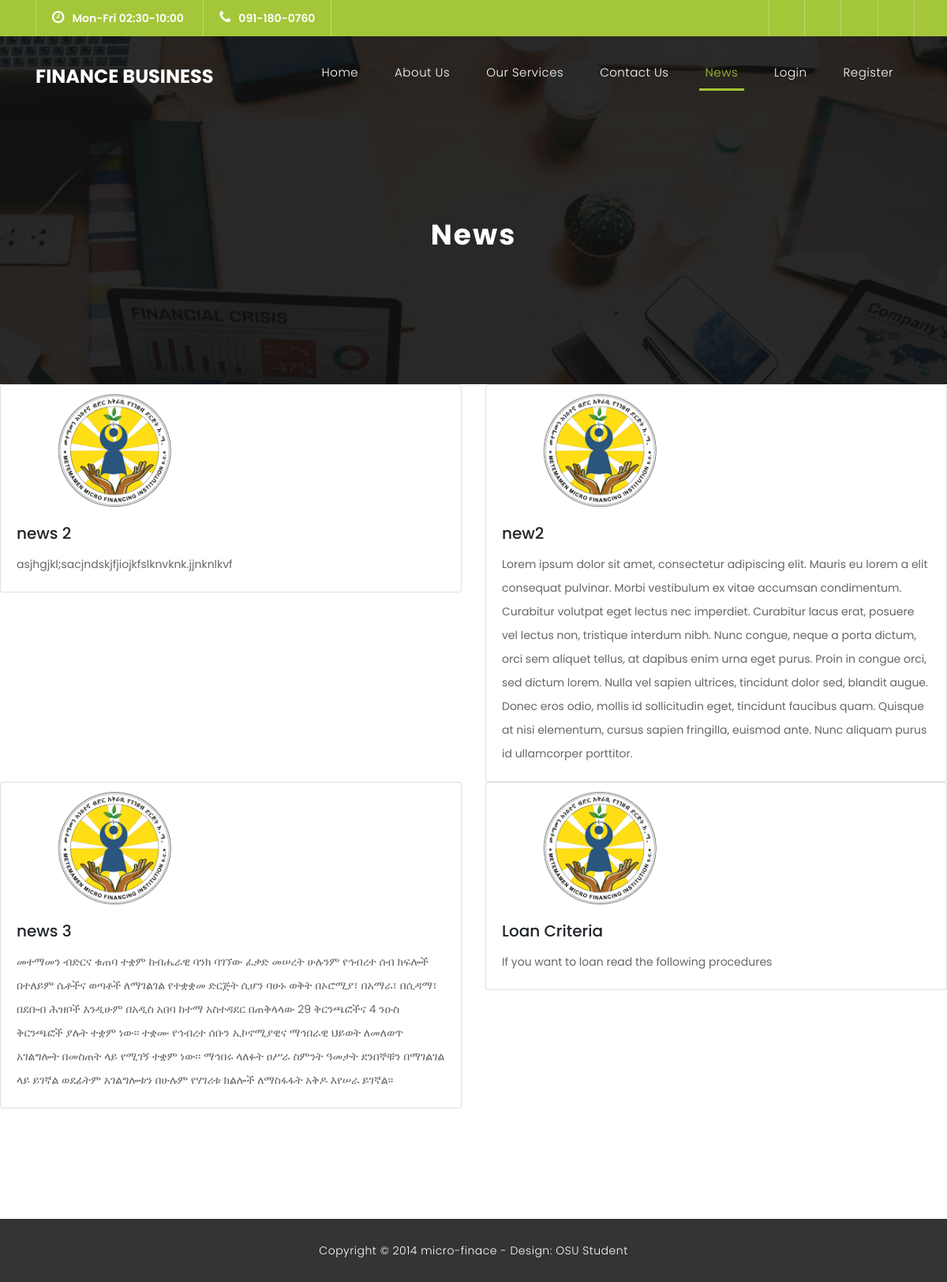
/bb/news.php, run on the app's committed database.
### tables this page shows
CREATE TABLE `news` (
  `id` int(11) NOT NULL,
  `man_id` int(11) NOT NULL,
  `title` text NOT NULL,
  `description` text NOT NULL,
  `image` varchar(100) DEFAULT NULL,
  `date` date NOT NULL DEFAULT current_timestamp()
);

### bb/news.php (the view, shortened to what this page needs)
<!DOCTYPE html>
<html lang="en">
<head>
    <link href="vendor/bootstrap/css/bootstrap.min.css" rel="stylesheet">
    <link rel="stylesheet" href="assets/css/fontawesome.css">
    <link rel="stylesheet" href="assets/css/templatemo-finance-business.css">
    <link rel="stylesheet" href="assets/css/owl.css">
</head>
<body>
    <div class="sub-header">
        <div class="container">
            <div class="row">
                <div class="col-md-8 col-xs-12">
                    <ul class="left-info">
                        <li><a href="#"><i class="fa fa-clock-o"></i>Mon-Fri 02:30-10:00</a></li>
                        <li><a href="#"><i class="fa fa-phone"></i>091-180-0760</a></li>
                    </ul>
                </div>
                <div class="col-md-4">
                    <ul class="right-icons">
                        <li><a href="#"><i class="fa "></i></a></li>
                        <li><a href="#"><i class="fa "></i></a></li>
                        <li><a href="#"><i class="fa "></i></a></li>
                        <li><a href="#"><i class="fa "></i></a></li>
                    </ul>
                </div>
            </div>
        </div>
    </div>
    <header class="">
        <nav class="navbar navbar-expand-lg">
            <div class="container">
                <a class="navbar-brand" href="../index.php">
                    <h2>Finance Business</h2>
                </a>
                <div class="collapse navbar-collapse" id="navbarResponsive">
                    <ul class="navbar-nav ml-auto">
                        <li class="nav-item">
                            <a class="nav-link" href="../index.php">Home
                            </a>
                        </li>
                        <li class="nav-item ">
                            <a class="nav-link" href="about.html">About Us</a>
                        </li>
                        <li class="nav-item">
                            <a class="nav-link" href="servicesss.html">Our Services</a>
                        </li>
                        <li class="nav-item">
                            <a class="nav-link" href="contact.html">Contact Us</a>
                        </li>
                        <li class="nav-item">
                            <a class="nav-link active" href="news.php">News</a>
                          </li>
                        <li class="nav-item">
                            <a class="nav-link" href="../login.php">Login</a>
                        </li>
                        <li class="nav-item">
                            <a class="nav-link" href="../customer_registration.php">Register</a>
                        </li>
                    </ul>
                </div>
            </div>
        </nav>
    </header>
    <div class="page-heading header-text">
        <div class="container">
            <div class="row">
                <div class="col-md-12">
                    <h1>news</h1>
                </div>
            </div>
        </div>
    </div>
<?php
function news(){
include '../connect.php';
    $sql = "SELECT * FROM news";
    $result = mysqli_query($conn, $sql);
    echo "<div class= 'row mt-10'>";
    if (mysqli_num_rows($result) > 0) {
        while($row = mysqli_fetch_assoc($result)) {
            echo "<div class='col-md-6 pt-10'>";
            echo "<div class='card'>";
            echo "<img class='product-image' src='../dist/img/logo1.png' alt='Card image cap' style='
            margin-top: 10px;
            width: 50%;
        '>";
            echo "<div class='card-body'>";
            echo "<h5 class='card-title'>".$row['title']."</h5>";
            echo "<p class='card-text'>".$row['description']."</p>";
            echo "</div>";
            echo "</div>";
            echo "</div>";
}
}
echo "</div>";
}
news();
?>
    <div class="sub-footer">
        <div class="container">
            <div class="row">
                <div class="col-md-12">
                    <p>Copyright &copy; 2014 micro-finace
                        - Design: <a rel="nofollow noopener" href="https://templatemo.com" target="_blank">OSU
                            Student</a></p>
                </div>
            </div>
        </div>
    </div>
</body>
</html>

### bb/assets/css/templatemo-finance-business.css (style rules this page uses)
body { font-family: 'Poppins', sans-serif; overflow-x: hidden; text-rendering: optimizeLegibility; -webkit-font-smoothing: antialiased; -moz-osx-font-smoothing: grayscale; }
p { margin-bottom: 0px; font-size: 14px; color: #666666; line-height: 30px; }
a { text-decoration: none!important; }
ul { padding: 0; margin: 0; list-style: none; }
h1,h2,h3,h4,h5,h6 { margin: 0px; }
.sub-header { background-color: #a4c639; height: 46px; line-height: 46px; }
.sub-header ul li { display: inline-block; }
.sub-header ul.left-info li { border-left: 1px solid rgba(250,250,250,0.3); padding: 0px 20px; }
.sub-header ul.left-info li:last-child { border-right: 1px solid rgba(250,250,250,0.3); }
.sub-header ul.left-info li i { margin-right: 10px; font-size: 18px; }
.sub-header ul.left-info li a { color: #fff; font-size: 14px; font-weight: 600; }
.sub-header ul.right-icons { float: right; }
.sub-header ul.right-icons li { margin-right: -4px; width: 46px; display: inline-block; text-align: center; border-right: 1px solid rgba(250,250,250,0.3); }
.sub-header ul.right-icons li:first-child { border-left: 1px solid rgba(250,250,250,0.3); }
header { position: absolute; z-index: 99999; width: 100%; background-color: transparent!important; height: 80px; -webkit-transition: all 0.3s ease-in-out 0s; -moz-transition: all 0.3s ease-in-out 0s; -o-transition: all 0.3s ease-in-out 0s; transition: all 0.3s ease-in-out 0s; }
header .navbar { padding: 20px 0px; }
.navbar .navbar-brand { float: left; margin-top: 12px; outline: none; }
.navbar .navbar-brand h2 { color: #fff; text-transform: uppercase; font-size: 24px; font-weight: 700; -webkit-transition: all .3s ease 0s; -moz-transition: all .3s ease 0s; -o-transition: all .3s ease 0s; transition: all .3s ease 0s; }
#navbarResponsive { z-index: 999; }
.navbar-collapse { text-align: center; }
.navbar .navbar-nav .nav-item { margin: 0px 15px; }
.navbar .navbar-nav a.nav-link { text-transform: capitalize; font-size: 15px; font-weight: 300; letter-spacing: 0.5px; color: #fff; transition: all 0.5s; margin-top: 5px; }
.navbar .navbar-nav .nav-link:hover, .navbar .navbar-nav .active>.nav-link, .navbar .navbar-nav .nav-link.active, .navbar .navbar-nav .nav-link.show, .navbar .navbar-nav .show>.nav-link { color: #a4c639; border-bottom: 3px solid #a4c639; }
*, *:before, *:after { -webkit-box-sizing: border-box; box-sizing: border-box; -webkit-font-smoothing: antialiased; -moz-osx-font-smoothing: grayscale; }
.sub-footer { background-color: #343434; text-align: center; padding: 25px 0px; }
.sub-footer p { color: #fff; font-weight: 300; letter-spacing: 0.5px; }
.sub-footer a { color: #fff; }
.page-heading { text-align: center; background-image: url(../images/page-heading-bg.jpg); background-position: center center; background-repeat: no-repeat; background-size: cover; padding: 230px 0px 150px 0px; color: #fff; }
.page-heading h1 { text-transform: capitalize; font-size: 36px; font-weight: 700; letter-spacing: 2px; margin-bottom: 18px; }

### data on the page
news: title "news 2", description "asjhgjkl;sacjndskjfjiojkfslknvknk.jjnknlkvf"
news: title "new2", description "Lorem ipsum dolor sit amet, consectetur adipiscing elit. Mauris eu lorem a elit consequat pulvinar. Morbi vestibulum ex vitae accumsan condimentum. Curabitur volutpat eget lectus nec imperdiet. Curabitur lacus erat, posuere vel lectus non, tristique interdum nibh. Nunc congue, neque a porta dictum, orci sem aliquet tellus, at dapibus enim urna eget purus. Proin in congue orci, sed dictum lorem. Nulla vel sapien ultrices, tincidunt dolor sed, blandit augue. Donec eros odio, mollis id sollicitudin eget, tincidunt faucibus quam. Quisque at nisi elementum, cursus sapien fringilla, euismod ante. Nunc aliquam purus id ullamcorper porttitor."
news: title "news 3", description "መተማመን ብድርና ቁጠባ ተቋም ከብሔራዊ ባንክ ባገኘው ፈቃድ መሠረት ሁሉንም የኅብረተ ሰብ ክፍሎች በተለይም ሴቶችና ወጣቶች ለማገልገል የተቋቋመ ድርጅት ሲሆን ባሁኑ ወቅት በኦሮሚያ፣ በአማራ፣ በሲዳማ፣ በደቡብ ሕዝቦች እንዲሁም በአዲስ አበባ ከተማ አስተዳደር በጠቅላላው 29 ቅርንጫፎችና 4 ንዑስ ቅርንጫፎች ያሉት ተቋም ነው። ተቋሙ የኅብረተ ሰቡን ኢኮኖሚያዊና ማኅበራዊ ህይወት ለመለወጥ አገልግሎት በመስጠት ላይ የሚገኝ ተቋም ነው፡፡ ማኅበሩ ላለፉት ዐሥራ ስምንት ዓመታት ደንበኞቹን በማገልገል ላይ ይገኛል ወደፊትም አገልግሎቱን በሁሉም የሃገሪቱ ክልሎች ለማስፋፋት አቅዶ እየሠራ ይገኛል።"
news: title "Loan Criteria", description "If you want to loan read the following procedures"
